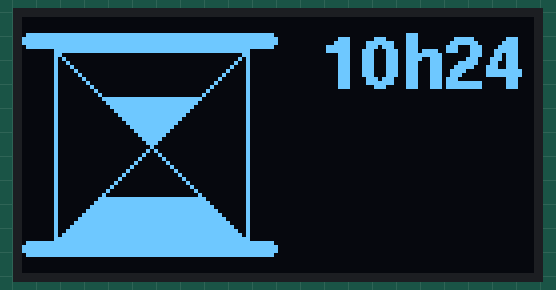
Simulated run of this sketch. Board: Arduino Uno, built with avr-gcc and run on an emulated ATmega328P. Shown: 128×64 one-colour display. The local clock reads 2024-03-15 10:24:30 at power-on unless the sketch sets it.

Above: at 0.2 s.
At 3.6 s:
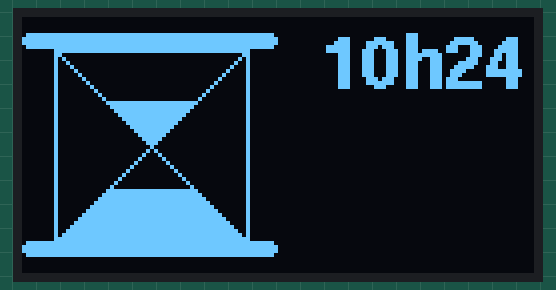
At 8.3 s:
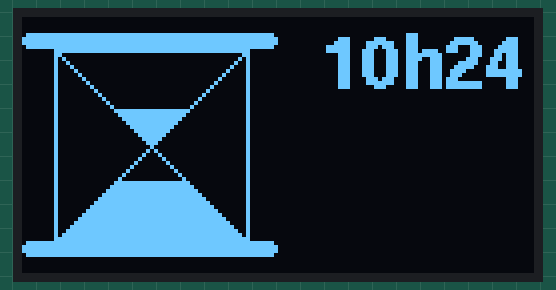
At 18.6 s:
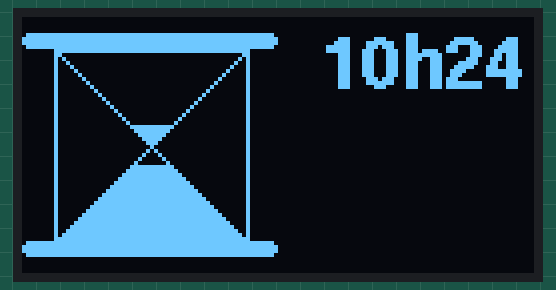
At 28.3 s:
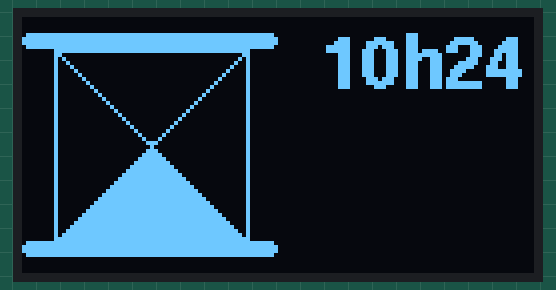
At 38.4 s:
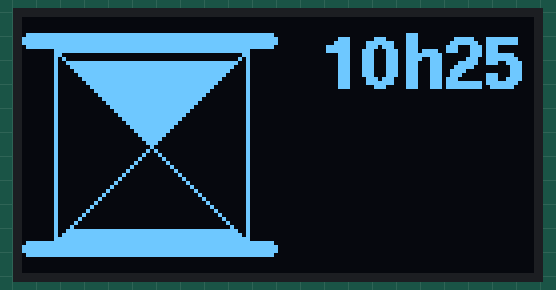

The sketch:

Ex8.ino
```cpp
/*
  www.CodeDecay.com.br
  Licença de uso: Apache 2.0
  Neste exercício vamos substituir o relógio analógico por uma ampulheta para os segundos.
 */

//Diz para este programa em que arquivo buscar as funções que serão utilizadas
#include <Sodaq_DS3231.h>
#include <U8g2lib.h>
#include <U8x8lib.h>

U8G2_SSD1306_128X64_NONAME_F_HW_I2C oled(U8G2_R0);  // Declara o nosso display OLED.

void setup() {

    Serial.begin(9600); // Inicializa comunicacao serial com o computador
    rtc.begin();        //  Inicializa comunicacao serial I2C com o RTC
    oled.begin();       // Inicializa a comunicacao com o display
}

void loop() {


    //Executa os desenhos
    draw();
    //Envia os desenhos para o display
    oled.sendBuffer();


    delay(500);

}

void draw() {

    int ax, ay, bx, by, cx, cy, dx, dy, ex, ey;
    double alturaPercent;

    ax = 8; ay = 8;
    bx = 64 - ax; by = ay;
    cx = 32; cy = 32;
    dx = ax; dy = 64 - ay;
    ex = bx; ey = 64 - by;


    oled.clearBuffer(); // Limpa a tela de desenho

    DateTime agora = rtc.now();

    alturaPercent = agora.second()/60.0;

    oled.setDrawColor(1);
    oled.drawTriangle(ax + alturaPercent*(cx-ax), ay + alturaPercent*(cy-ay),
                        bx + alturaPercent*(cx-bx), by + alturaPercent*(cy-by),
                            cx, cy);

    oled.drawTriangle(cx, cy, dx, dy, ex, ey);

    oled.setDrawColor(0);
    oled.drawTriangle(cx, cy,
                        dx + alturaPercent*(cx-dx), dy + alturaPercent*(cy-dy),
                            ex + alturaPercent*(cx-ex), ey + alturaPercent*(cy-ey));


    oled.setDrawColor(1);
    oled.drawLine(ax, ay, ex, ey);
    oled.drawLine(bx, by, dx, dy);

    oled.drawLine(ax, ay, bx, by);
    oled.drawLine(ex, ey, dx, dy);

    oled.drawLine(ax, ay, dx, dy);
    oled.drawLine(bx, by, ex, ey);

    oled.drawRBox(0, dy, 64, 4, 1);
    oled.drawRBox(0, ay-4, 64, 4, 1);

    oled.setFont(u8g2_font_helvB14_tf); // Seleciona a fonte Helvetica Bold tamanho 14
    oled.setCursor(75, 32-14); // Posiciona o cursor de texto na coordenada (75,18)
    oled.print( String( agora.hour() ) + "h" + String( agora.minute() ) );

}
```

Measured:
- what the display in image 0 shows lasts 1.2 s, from 0.1 s to 1.3 s
- what the display in image 1 shows lasts 1.7 s, from 3.6 s to 5.3 s
- what the display in image 2 shows lasts 2.3 s, from 8.2 s to 10.5 s
